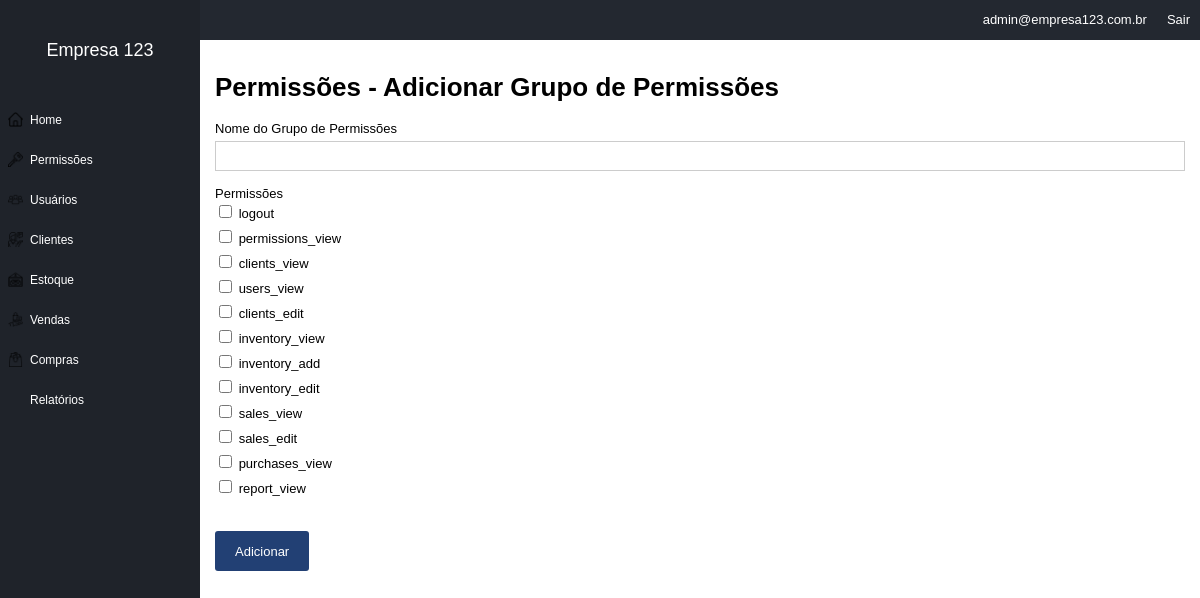
Page /permissions/add_group (signed in) on the committed database.
### tables this page shows
CREATE TABLE IF NOT EXISTS `permission_params` (
  `id` int(11) NOT NULL AUTO_INCREMENT,
  `id_company` int(11) NOT NULL,
  `name` varchar(50) NOT NULL,
  PRIMARY KEY (`id`)
);

### core/controller.php (called while the page is built, shortened)
<?php
class controller{
    public function loadTemplate($viewName, $viewData = array()){
        include 'views/template.php';
    }
    public function loadViewInTemplate($viewName, $viewData = array()){
        extract($viewData);
        include 'views/'.$viewName.'.php';
    }
}
?>

### core/core.php (called while the page is built, shortened)
<?php
class Core{
    public function run(){
        $url = explode("index.php",$_SERVER['PHP_SELF']);
        $url = end($url);
        $params = array();
      if (!empty($url)){
          $url = explode('/', $url);
          array_shift($url);
          array_shift($url);
          if (isset($url[0])){
              $currentAction = $url[0];
          } else {
              $currentAction='index';
          }
      }else{
          $currentController = 'homeController';
          $currentAction= 'index';
      }
        require_once 'core/controller.php';
      $c =new $currentController();
      call_user_func_array(array($c, $currentAction),$params);
    }
}
?>

### index.php (called while the page is built, shortened)
<?php
require 'config.php';
$core = new Core();
$core -> run();
?>

### core/model.php (called while the page is built, shortened)
<?php
class model{
    public function __construct(){
        global $config;
        $this->db = new PDO("mysql:dbname=".$config['dbname'].';host='.$config['host'],$config['dbuser'],$config['dbpass']);
    }
}
?>

### config.php (called while the page is built, shortened)
<?php
$config = array();
if (ENVIRONMENT == "development"){
    $config['dbname'] = 'contaazul';
    $config['host']= 'localhost';
    $config['dbuser']= 'root';
    $config['dbpass']= '';
}else{
    $config['dbname'] = 'contaazul';
    $config['host']= 'localhost';
    $config['dbuser']= 'root';
    $config['dbpass']= '';
}

### models/Permissions.php (called while the page is built, shortened)
<?php
class Permissions extends model{
    public function getList($id_company){
        $array = array();
        $sql = $this->db->prepare("SELECT * FROM permission_params WHERE id_company = :id_company");
        $sql->bindValue(':id_company', $id_company);
        $sql->execute();
        if($sql->rowCount()>0){
            $array = $sql->fetchAll();
        }
        return $array;
    }
}
?>

### models/Users.php (called while the page is built, shortened)
<?php
class Users extends model {
    private $userInfo;
    public function setLoggedUser(){
        if(isset($_SESSION['ccUser'] )&& !empty($_SESSION['ccUser'])){
           $id = $_SESSION['ccUser'];
           $sql = $this->db->prepare("SELECT * FROM users WHERE id = :id");
           $sql->bindValue(':id', $id);
           $sql->execute();
           if($sql->rowCount() > 0){
                $this->userInfo = $sql->fetch();
           }
        }
    }
    public function getCompany(){
        if(isset($this->userInfo['id_company'])){
             return $this->userInfo['id_company'];
        }else{
            return 0;
        }
    }
}
?>

### views/permissions_addgroup.php (the view)
<h1>Permissões - Adicionar Grupo de Permissões</h1>
<form method="POST">
    <label for="name">Nome do Grupo de Permissões</label><br/>
    <input type="text" name="name"/><br/><br/>
        <label>Permissões</label><br/>
        <?php foreach($permissions_list as $p):?>
            <div class="p_item">
                <input type="checkbox" name="permissions[]" value="<?= $p['id'];?>"id="p_<?=$p['id'];?>"/>
                <label for="p_<?=$p['id'];?>"><?= $p['name']?></label>
            </div>
        <?php endforeach;?>
            <br/><br/>
    <input type ="submit" value="Adicionar"/>
</form>

### assets/css/template.css (style rules this page uses)
body { margin:0; padding:0; font-size:13px; font-family: Arial; }
input[type=text], input[type=email], input[type=password], input[type=number], textarea, select { width: 100%; height:30px; font-size: 13px; outline: 0; padding-left:5px; padding-right: 5px; margin-top:5px; border: 1px solid #CCC; }
input[type=submit], button, .button { border:0px; background-color: #224074; color:#FFF; height:40px; line-height: 40px; border-radius:3px; padding-left: 20px; padding-right:20px; cursor:pointer; font-size: 13px; display:inline-block; }
.p_item { height: 25px; line-height: 25px; }

### rows in the picture
permission_params: name "logout"
permission_params: name "permissions_view"
permission_params: name "clients_view"
permission_params: name "users_view"
permission_params: name "clients_edit"
permission_params: name "inventory_view"
permission_params: name "inventory_add"
permission_params: name "inventory_edit"
permission_params: name "sales_view"
permission_params: name "sales_edit"
permission_params: name "purchases_view"
permission_params: name "report_view"

### other values in the picture
$viewData['company_name'] "Empresa 123"
$viewData['user_email'] "admin@empresa123.com.br"
